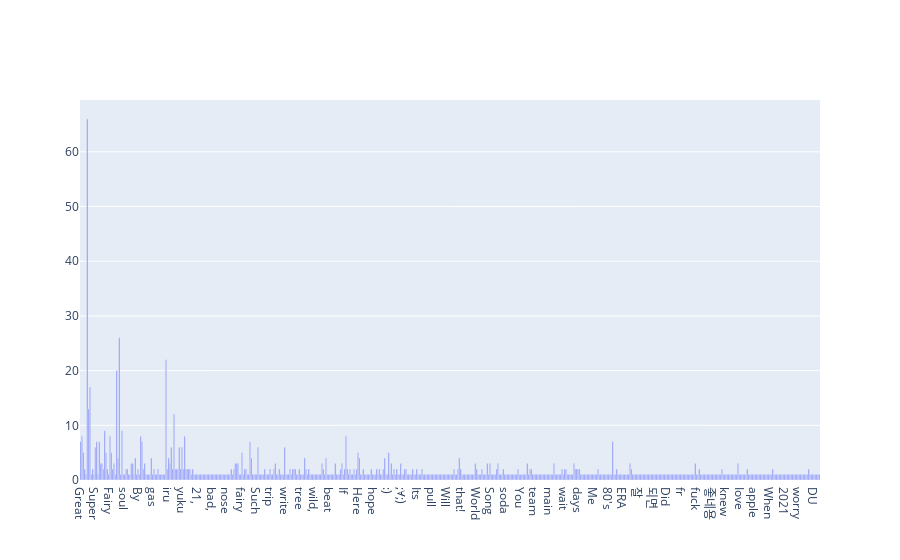

Write notebook code for a chart like this one.
### Code cell
fig = go.Figure([go.Bar(x=[word for word in clean_voc.keys()],
                        y=[count for count in clean_voc.values()])])
fig.show()

### Figure 1 — Plotly figure (JSON) as saved in the notebook; plotly's stock layout.template omitted (floating-point values rounded to 4 significant figures; data arrays with more than 128 entries replaced by an {"elided": "..."} marker saying what was removed)
{"data": [{"type": "bar", "x": {"elided": "555 str values"}, "y": {"elided": "555 int values"}}], "layout": {}}
